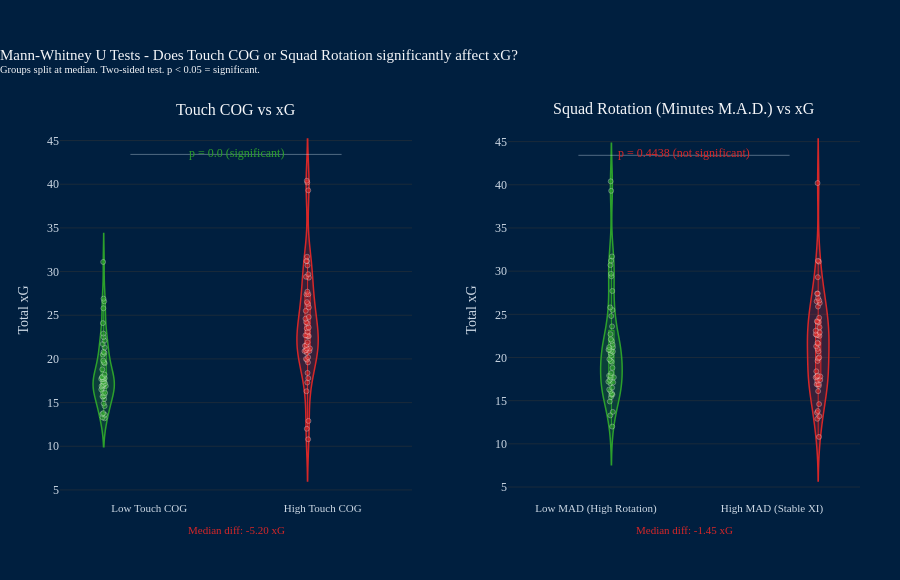

Source (notebook cell):
### Markdown cell above
### 3g. Statistical Significance - Mann-Whitney U Tests

### Code cell
# Mann-Whitney U Tests: does Touch COG or Squad Rotation significantly affect xG?
# rotation_metric and rotation_label are defined in the 1b constants cell.

mw_df = team_df.dropna(subset=["team_touch_cog", rotation_metric, "xg"]).copy()

touch_median = mw_df["team_touch_cog"].median()
mad_median   = mw_df[rotation_metric].median()

mw_df["touch_group"] = np.where(
    mw_df["team_touch_cog"] >= touch_median, "High Touch COG", "Low Touch COG"
)
mw_df["mad_group"] = np.where(
    mw_df[rotation_metric] >= mad_median, "High MAD (Stable XI)", "Low MAD (High Rotation)"
)

def run_mw(df, group_col, value_col="xg"):
    groups  = df[group_col].unique()
    g1_vals = df[df[group_col] == groups[0]][value_col]
    g2_vals = df[df[group_col] == groups[1]][value_col]
    stat, p = mannwhitneyu(g1_vals, g2_vals, alternative="two-sided")
    return {
        "group_a":     groups[0], "group_b":     groups[1],
        "median_a":    round(g1_vals.median(), 2), "median_b":    round(g2_vals.median(), 2),
        "n_a":         len(g1_vals), "n_b":         len(g2_vals),
        "U_stat":      round(stat, 2), "p_value":     round(p, 4),
        "significant": p < 0.05,
        "g1_vals":     g1_vals, "g2_vals":     g2_vals,
    }

touch_mw = run_mw(mw_df, "touch_group")
mad_mw   = run_mw(mw_df, "mad_group")

for label, res in [("Touch COG vs xG", touch_mw), ("MAD vs xG", mad_mw)]:
    sig = "Significant" if res["significant"] else "Not significant"
    print(f"-- {label} --")
    print(f"  {res['group_a']} (n={res['n_a']}):  median xG = {res['median_a']}")
    print(f"  {res['group_b']} (n={res['n_b']}):  median xG = {res['median_b']}")
    print(f"  U = {res['U_stat']},  p = {res['p_value']}  →  {sig}")
    print()

fig = make_subplots(
    rows=1, cols=2,
    subplot_titles=["Touch COG vs xG",
                    f"Squad Rotation ({rotation_label}) vs xG"],
    horizontal_spacing=0.12,
)

def add_violin_pair(fig, result, col):
    palette = {"high": "#2ca02c", "low": "#d62728"}
    for i, (group, vals, color_key) in enumerate([
        (result["group_a"], result["g1_vals"], "high"),
        (result["group_b"], result["g2_vals"], "low"),
    ]):
        color = palette[color_key]
        fig.add_trace(go.Violin(
            y=vals, name=group, side="both", meanline_visible=True,
            fillcolor=f"rgba({int(color[1:3],16)},{int(color[3:5],16)},{int(color[5:7],16)},0.25)",
            line=dict(color=color, width=1.5),
            points="all", pointpos=0,
            marker=dict(size=5, color=color, opacity=0.6, line=dict(width=0.5, color="white")),
            box_visible=True,
            box=dict(fillcolor=f"rgba({int(color[1:3],16)},{int(color[3:5],16)},{int(color[5:7],16)},0.4)",
                     line=dict(color=color, width=1)),
            hovertemplate=f"<b>{group}</b><br>xG: %{{y:.1f}}<br><extra></extra>",
            showlegend=False, x0=group,
        ), row=1, col=col)

    y_max  = max(result["g1_vals"].max(), result["g2_vals"].max())
    y_ann  = y_max * 1.08
    p_text = (f"p = {result['p_value']} (significant)" if result["significant"]
              else f"p = {result['p_value']} (not significant)")
    p_color = "#2ca02c" if result["significant"] else "#d62728"
    fig.add_annotation(
        xref=f"x{col if col > 1 else ''} domain", yref=f"y{col if col > 1 else ''}",
        x=0.5, y=y_ann, text=p_text, showarrow=False,
        font=dict(family=font_family, size=12, color=p_color), align="center",
    )
    fig.add_shape(
        type="line", xref=f"x{col if col > 1 else ''} domain",
        yref=f"y{col if col > 1 else ''}",
        x0=0.2, x1=0.8, y0=y_ann * 0.995, y1=y_ann * 0.995,
        line=dict(color="rgba(200,215,230,0.4)", width=1),
    )

add_violin_pair(fig, touch_mw, col=1)
add_violin_pair(fig, mad_mw,   col=2)

for col, res in [(1, touch_mw), (2, mad_mw)]:
    diff = round(res["median_a"] - res["median_b"], 2)
    diff_text  = f"Median diff: {diff:+.2f} xG"
    diff_color = "#2ca02c" if diff > 0 else "#d62728"
    fig.add_annotation(
        xref=f"x{col if col > 1 else ''} domain", yref="paper",
        x=0.5, y=-0.10, text=diff_text, showarrow=False,
        font=dict(family=font_family, size=11, color=diff_color), align="center",
    )

fig.update_layout(
    title=dict(
        text=("Mann-Whitney U Tests - Does Touch COG or Squad Rotation "
              "significantly affect xG?<br>"
              "<sup>Groups split at median. Two-sided test. p < 0.05 = significant.</sup>"),
        font=dict(family=font_family, size=15, color="#f5f7fa"), x=0, xanchor="left",
    ),
    font=dict(family=font_family, color="#f5f7fa"),
    paper_bgcolor="#001f3f", plot_bgcolor="#001f3f",
    showlegend=False, height=580,
    margin=dict(l=60, r=40, t=120, b=80),
    violingap=0.3, violinmode="group",
)
for ax in ["xaxis", "xaxis2"]:
    fig.layout[ax].update(showgrid=False, zeroline=False,
                          tickfont=dict(family=font_family, color="#cdd9e5", size=11))
for ax in ["yaxis", "yaxis2"]:
    fig.layout[ax].update(
        title=dict(text="Total xG", font=dict(family=font_family, color="#cdd9e5")),
        showgrid=True, gridcolor="#1a2a3a", zeroline=False,
        tickfont=dict(family=font_family, color="#cdd9e5"),
    )
fig.show()

### Figure 1 — Plotly figure (JSON) as saved in the notebook; plotly's stock layout.template omitted (floating-point values rounded to 4 significant figures)
{"data": [{"box": {"fillcolor": "rgba(44,160,44,0.4)", "line": {"color": "#2ca02c", "width": 1}, "visible": true}, "fillcolor": "rgba(44,160,44,0.25)", "hovertemplate": "<b>Low Touch COG</b><br>xG: %{y:.1f}<br><extra></extra>", "line": {"color": "#2ca02c", "width": 1.5}, "marker": {"color": "#2ca02c", "line": {"color": "white", "width": 0.5}, "opacity": 0.6, "size": 5}, "meanline": {"visible": true}, "name": "Low Touch COG", "pointpos": 0, "points": "all", "showlegend": false, "side": "both", "type": "violin", "x0": "Low Touch COG", "xaxis": "x", "y": [17.7, 16.9, 16.1, 22.9, 24.1, 14.6, 13.8, 19.8, 15.7, 26.9, 20.5, 17.4, 21.3, 17.7, 19.5, 17.7, 17.9, 17.9, 20.8, 16.5, 20.7, 22.5, 31.1, 19.6, 22.1, 16.9, 17.8, 13.2, 18.2, 16.9, 13.3, 21.7, 14.9, 15.7, 26.6, 16.1, 15.8, 25.8, 13.6, 17.9, 15.4, 17.1, 17.0, 17.4, 17.2, 16.7, 18.8, 13.7], "yaxis": "y"}, {"box": {"fillcolor": "rgba(214,39,40,0.4)", "line": {"color": "#d62728", "width": 1}, "visible": true}, "fillcolor": "rgba(214,39,40,0.25)", "hovertemplate": "<b>High Touch COG</b><br>xG: %{y:.1f}<br><extra></extra>", "line": {"color": "#d62728", "width": 1.5}, "marker": {"color": "#d62728", "line": {"color": "white", "width": 0.5}, "opacity": 0.6, "size": 5}, "meanline": {"visible": true}, "name": "High Touch COG", "pointpos": 0, "points": "all", "showlegend": false, "side": "both", "type": "violin", "x0": "High Touch COG", "xaxis": "x", "y": [27.4, 17.3, 20.9, 22.7, 29.4, 19.9, 39.3, 40.4, 23.6, 21.2, 23.1, 25.9, 27.4, 20.2, 21.9, 20.7, 17.8, 24.1, 20.0, 21.2, 10.8, 22.6, 27.7, 21.0, 12.9, 24.8, 29.3, 26.3, 26.5, 16.3, 31.2, 31.2, 30.7, 24.2, 31.7, 22.7, 21.5, 19.6, 29.7, 22.6, 40.2, 21.6, 24.6, 18.4, 12.0, 20.9, 23.5, 25.5], "yaxis": "y"}, {"box": {"fillcolor": "rgba(44,160,44,0.4)", "line": {"color": "#2ca02c", "width": 1}, "visible": true}, "fillcolor": "rgba(44,160,44,0.25)", "hovertemplate": "<b>Low MAD (High Rotation)</b><br>xG: %{y:.1f}<br><extra></extra>", "line": {"color": "#2ca02c", "width": 1.5}, "marker": {"color": "#2ca02c", "line": {"color": "white", "width": 0.5}, "opacity": 0.6, "size": 5}, "meanline": {"visible": true}, "name": "Low MAD (High Rotation)", "pointpos": 0, "points": "all", "showlegend": false, "side": "both", "type": "violin", "x0": "Low MAD (High Rotation)", "xaxis": "x2", "y": [17.7, 20.9, 29.4, 16.1, 39.3, 40.4, 23.6, 21.2, 19.8, 20.2, 15.7, 21.9, 20.7, 20.5, 21.2, 19.5, 17.7, 17.9, 27.7, 20.8, 16.5, 19.6, 24.8, 22.1, 16.3, 31.2, 30.7, 31.7, 22.7, 21.5, 18.2, 13.3, 29.7, 14.9, 15.7, 15.8, 12.0, 25.8, 20.9, 17.9, 15.4, 17.1, 17.0, 17.4, 25.5, 17.2, 18.8, 13.7], "yaxis": "y2"}, {"box": {"fillcolor": "rgba(214,39,40,0.4)", "line": {"color": "#d62728", "width": 1}, "visible": true}, "fillcolor": "rgba(214,39,40,0.25)", "hovertemplate": "<b>High MAD (Stable XI)</b><br>xG: %{y:.1f}<br><extra></extra>", "line": {"color": "#d62728", "width": 1.5}, "marker": {"color": "#d62728", "line": {"color": "white", "width": 0.5}, "opacity": 0.6, "size": 5}, "meanline": {"visible": true}, "name": "High MAD (Stable XI)", "pointpos": 0, "points": "all", "showlegend": false, "side": "both", "type": "violin", "x0": "High MAD (Stable XI)", "xaxis": "x2", "y": [16.9, 27.4, 17.3, 22.7, 19.9, 23.1, 22.9, 24.1, 25.9, 14.6, 13.8, 27.4, 26.9, 17.8, 24.1, 20.0, 17.4, 21.3, 10.8, 17.7, 17.9, 22.6, 21.0, 20.7, 12.9, 22.5, 31.1, 29.3, 26.3, 26.5, 16.9, 31.2, 17.8, 24.2, 13.2, 19.6, 16.9, 21.7, 26.6, 22.6, 40.2, 21.6, 24.6, 18.4, 16.1, 13.6, 23.5, 16.7], "yaxis": "y2"}], "layout": {"annotations": [{"font": {"size": 16}, "showarrow": false, "text": "Touch COG vs xG", "x": 0.22, "xanchor": "center", "xref": "paper", "y": 1, "yanchor": "bottom", "yref": "paper"}, {"font": {"size": 16}, "showarrow": false, "text": "Squad Rotation (Minutes M.A.D.) vs xG", "x": 0.78, "xanchor": "center", "xref": "paper", "y": 1, "yanchor": "bottom", "yref": "paper"}, {"align": "center", "font": {"color": "#2ca02c", "family": "Georgia, 'Times New Roman', serif", "size": 12}, "showarrow": false, "text": "p = 0.0 (significant)", "x": 0.5, "xref": "x domain", "y": 43.63, "yref": "y"}, {"align": "center", "font": {"color": "#d62728", "family": "Georgia, 'Times New Roman', serif", "size": 12}, "showarrow": false, "text": "p = 0.4438 (not significant)", "x": 0.5, "xref": "x2 domain", "y": 43.63, "yref": "y2"}, {"align": "center", "font": {"color": "#d62728", "family": "Georgia, 'Times New Roman', serif", "size": 11}, "showarrow": false, "text": "Median diff: -5.20 xG", "x": 0.5, "xref": "x domain", "y": -0.1, "yref": "paper"}, {"align": "center", "font": {"color": "#d62728", "family": "Georgia, 'Times New Roman', serif", "size": 11}, "showarrow": false, "text": "Median diff: -1.45 xG", "x": 0.5, "xref": "x2 domain", "y": -0.1, "yref": "paper"}], "font": {"color": "#f5f7fa", "family": "Georgia, 'Times New Roman', serif"}, "height": 580, "margin": {"b": 80, "l": 60, "r": 40, "t": 120}, "paper_bgcolor": "#001f3f", "plot_bgcolor": "#001f3f", "shapes": [{"line": {"color": "rgba(200,215,230,0.4)", "width": 1}, "type": "line", "x0": 0.2, "x1": 0.8, "xref": "x domain", "y0": 43.41, "y1": 43.41, "yref": "y"}, {"line": {"color": "rgba(200,215,230,0.4)", "width": 1}, "type": "line", "x0": 0.2, "x1": 0.8, "xref": "x2 domain", "y0": 43.41, "y1": 43.41, "yref": "y2"}], "showlegend": false, "title": {"font": {"color": "#f5f7fa", "family": "Georgia, 'Times New Roman', serif", "size": 15}, "text": "Mann-Whitney U Tests - Does Touch COG or Squad Rotation significantly affect xG?<br><sup>Groups split at median. Two-sided test. p < 0.05 = significant.</sup>", "x": 0, "xanchor": "left"}, "violingap": 0.3, "violinmode": "group", "xaxis": {"anchor": "y", "domain": [0, 0.44], "showgrid": false, "tickfont": {"color": "#cdd9e5", "family": "Georgia, 'Times New Roman', serif", "size": 11}, "zeroline": false}, "xaxis2": {"anchor": "y2", "domain": [0.56, 1], "showgrid": false, "tickfont": {"color": "#cdd9e5", "family": "Georgia, 'Times New Roman', serif", "size": 11}, "zeroline": false}, "yaxis": {"anchor": "x", "domain": [0, 1], "gridcolor": "#1a2a3a", "showgrid": true, "tickfont": {"color": "#cdd9e5", "family": "Georgia, 'Times New Roman', serif"}, "title": {"font": {"color": "#cdd9e5", "family": "Georgia, 'Times New Roman', serif"}, "text": "Total xG"}, "zeroline": false}, "yaxis2": {"anchor": "x2", "domain": [0, 1], "gridcolor": "#1a2a3a", "showgrid": true, "tickfont": {"color": "#cdd9e5", "family": "Georgia, 'Times New Roman', serif"}, "title": {"font": {"color": "#cdd9e5", "family": "Georgia, 'Times New Roman', serif"}, "text": "Total xG"}, "zeroline": false}}}
